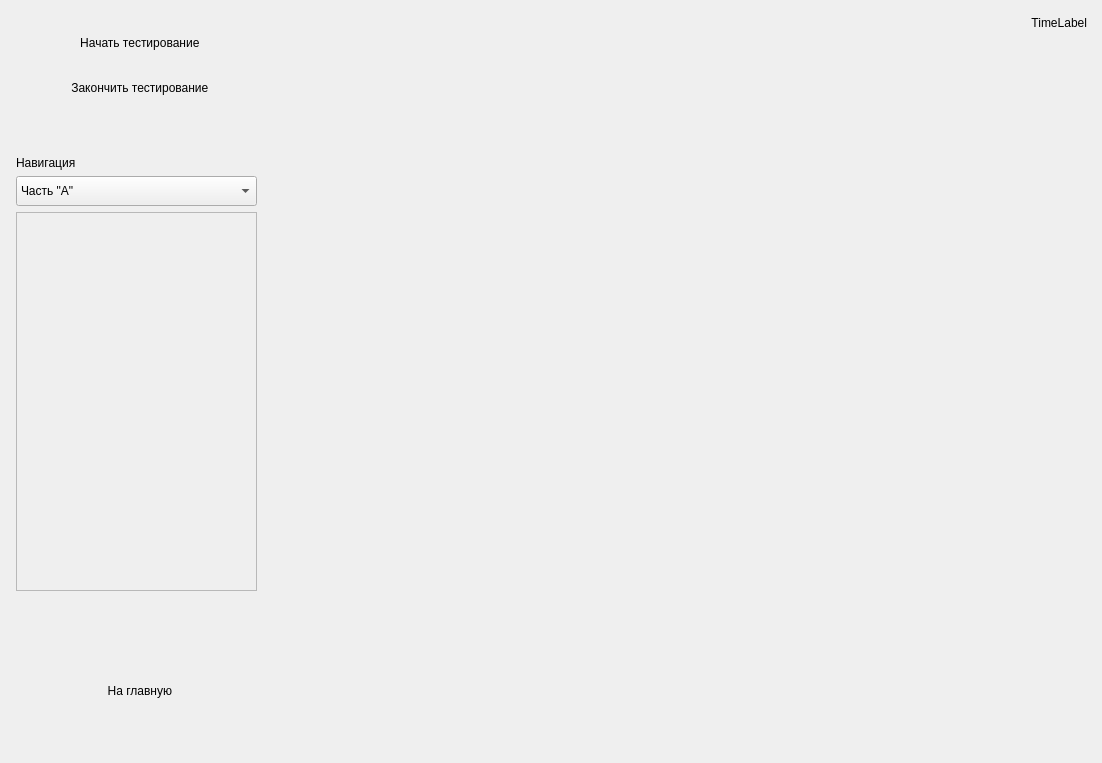
<?xml version="1.0" encoding="UTF-8"?>
<ui version="4.0">
 <class>TestingWidget</class>
 <widget class="QWidget" name="TestingWidget">
  <property name="geometry">
   <rect>
    <x>0</x>
    <y>0</y>
    <width>1102</width>
    <height>763</height>
   </rect>
  </property>
  <property name="windowTitle">
   <string>Form</string>
  </property>
  <layout class="QGridLayout" name="gridLayout">
   <property name="margin">
    <number>0</number>
   </property>
   <property name="spacing">
    <number>0</number>
   </property>
   <item row="0" column="1">
    <widget class="QWidget" name="contentWidget" native="true">
     <property name="sizePolicy">
      <sizepolicy hsizetype="Expanding" vsizetype="Expanding">
       <horstretch>0</horstretch>
       <verstretch>0</verstretch>
      </sizepolicy>
     </property>
     <property name="styleSheet">
      <string notr="true">* {
  background-color: #ffffff;
}
#contentWidgetSpacer
{
  background-color: #f4f5f9; 
  border: 2px solid #e2e3e5;
  border-radius: 5px;
}
#timeLabel
{
  text-align: right;
  font-size: 16px;
  font-family: Arial, sans-serif;
  font-weight: bold;
  color: #60616f;
}
#tabWidget::pane
{
  border: none;
}
#theoryTab, #practiceTab
{

  margin: 0px;
  padding: 0px;
  background-color: #f6f7f9;
}
#tabWidget::tab-bar
{
  border: 2px solid #e2e3e5;
  background-color: #e2e3e5;
}
#tabWidget &gt;  QTabBar::tab
{
  margin-left: -5px;
  border: 2px solid #e2e3e5;
  border-radius: 5px;
  background-color: #e2e3e5;
  font-size: 14px;
  font-family: Arial, sans-serif;
  font-weight: bold;
  color: #60616f;
  width: 100px;
  height: 20px;
}
#tabWidget &gt;  QTabBar::tab:first
{
  margin-left: 0px;
}
#tabWidget &gt;  QTabBar::tab:selected
{
  background-color: #f6f7f9;
  border: 2px solid #f6f7f9;
}</string>
     </property>
     <layout class="QVBoxLayout" name="verticalLayout">
      <property name="leftMargin">
       <number>15</number>
      </property>
      <property name="topMargin">
       <number>5</number>
      </property>
      <property name="rightMargin">
       <number>15</number>
      </property>
      <property name="bottomMargin">
       <number>5</number>
      </property>
      <item>
       <widget class="QLabel" name="timeLabel">
        <property name="sizePolicy">
         <sizepolicy hsizetype="Expanding" vsizetype="Fixed">
          <horstretch>0</horstretch>
          <verstretch>0</verstretch>
         </sizepolicy>
        </property>
        <property name="minimumSize">
         <size>
          <width>0</width>
          <height>35</height>
         </size>
        </property>
        <property name="maximumSize">
         <size>
          <width>16777215</width>
          <height>35</height>
         </size>
        </property>
        <property name="text">
         <string>TimeLabel</string>
        </property>
        <property name="alignment">
         <set>Qt::AlignRight|Qt::AlignTrailing|Qt::AlignVCenter</set>
        </property>
       </widget>
      </item>
      <item>
       <widget class="QWidget" name="contentWidgetSpacer" native="true"/>
      </item>
      <item>
       <widget class="QStackedWidget" name="answerWidget">
        <property name="sizePolicy">
         <sizepolicy hsizetype="Expanding" vsizetype="Maximum">
          <horstretch>0</horstretch>
          <verstretch>0</verstretch>
         </sizepolicy>
        </property>
        <property name="minimumSize">
         <size>
          <width>0</width>
          <height>180</height>
         </size>
        </property>
        <property name="maximumSize">
         <size>
          <width>16777215</width>
          <height>180</height>
         </size>
        </property>
        <property name="styleSheet">
         <string notr="true">#answerPage_A &gt; QGroupBox::title {
  font-size: 14px;
  font-family: Arial, sans-serif;
  font-weight: bold;
  color: #909090;  
}
#answerPage_B QLabel {
  font-size: 14px;
  font-family: Arial, sans-serif;
  font-weight: bold;
  color: #909090;  
}
</string>
        </property>
        <property name="currentIndex">
         <number>1</number>
        </property>
        <widget class="QWidget" name="answerPage_A"/>
        <widget class="QWidget" name="answerPage_B"/>
        <widget class="QWidget" name="answerPage_C"/>
       </widget>
      </item>
     </layout>
    </widget>
   </item>
   <item row="0" column="0">
    <widget class="QWidget" name="menuWidget" native="true">
     <property name="sizePolicy">
      <sizepolicy hsizetype="Expanding" vsizetype="Expanding">
       <horstretch>0</horstretch>
       <verstretch>0</verstretch>
      </sizepolicy>
     </property>
     <property name="maximumSize">
      <size>
       <width>273</width>
       <height>16777215</height>
      </size>
     </property>
     <property name="styleSheet">
      <string notr="true">#menuWidget {
  background-color: #f4f5f9;
  border-right: 2px solid #bbbbbb;
  margin: 0px;
  padding: 0px;
}

#menuWidget {
  background-color: #f4f5f9;
}
#menuWidget &gt; QWidget
{
  margin-left: 9px;
  margin-right: 9px;

  border-right: 2px solid #bbbbbb;
  font-size: 16px;
  font-family: Arial, sans-serif;
  font-weight: bold;
  color: #60616f;
}
#menuWidget &gt; QPushButton {
  margin: 0px;
  text-align: left;
  border: none;
  border-top: 1px solid #d0d1d4;
  border-bottom: 1px solid #d0d1d4;
  
  margin-right: 2px;
  padding-left: 5px;
}
#menuWidget &gt; QPushButton:hover {
  background-color: #c6e4f0;
  border-top: 1px solid #b2c6ce;
  border-bottom: 1px solid #b2c6ce;
}
#menuWidget &gt; QPushButton:pressed {
  padding-top: 1px;
}</string>
     </property>
     <layout class="QVBoxLayout" name="verticalLayout_4">
      <property name="spacing">
       <number>0</number>
      </property>
      <property name="margin">
       <number>0</number>
      </property>
      <item>
       <spacer name="verticalSpacer_4">
        <property name="orientation">
         <enum>Qt::Vertical</enum>
        </property>
        <property name="sizeType">
         <enum>QSizePolicy::Fixed</enum>
        </property>
        <property name="sizeHint" stdset="0">
         <size>
          <width>20</width>
          <height>20</height>
         </size>
        </property>
       </spacer>
      </item>
      <item>
       <widget class="QPushButton" name="startTestButton">
        <property name="sizePolicy">
         <sizepolicy hsizetype="Expanding" vsizetype="Fixed">
          <horstretch>0</horstretch>
          <verstretch>0</verstretch>
         </sizepolicy>
        </property>
        <property name="minimumSize">
         <size>
          <width>0</width>
          <height>45</height>
         </size>
        </property>
        <property name="maximumSize">
         <size>
          <width>16777215</width>
          <height>45</height>
         </size>
        </property>
        <property name="text">
         <string>  Начать тестирование</string>
        </property>
        <property name="icon">
         <iconset resource="icons.qrc">
          <normaloff>:/icons/icons/start.png</normaloff>:/icons/icons/start.png</iconset>
        </property>
        <property name="iconSize">
         <size>
          <width>36</width>
          <height>36</height>
         </size>
        </property>
        <property name="flat">
         <bool>true</bool>
        </property>
       </widget>
      </item>
      <item>
       <widget class="QPushButton" name="stopTestButton">
        <property name="sizePolicy">
         <sizepolicy hsizetype="Expanding" vsizetype="Fixed">
          <horstretch>0</horstretch>
          <verstretch>0</verstretch>
         </sizepolicy>
        </property>
        <property name="minimumSize">
         <size>
          <width>0</width>
          <height>45</height>
         </size>
        </property>
        <property name="maximumSize">
         <size>
          <width>16777215</width>
          <height>45</height>
         </size>
        </property>
        <property name="text">
         <string>  Закончить тестирование</string>
        </property>
        <property name="icon">
         <iconset resource="icons.qrc">
          <normaloff>:/icons/icons/stop.png</normaloff>:/icons/icons/stop.png</iconset>
        </property>
        <property name="iconSize">
         <size>
          <width>36</width>
          <height>36</height>
         </size>
        </property>
        <property name="flat">
         <bool>true</bool>
        </property>
       </widget>
      </item>
      <item>
       <spacer name="verticalSpacer">
        <property name="orientation">
         <enum>Qt::Vertical</enum>
        </property>
        <property name="sizeType">
         <enum>QSizePolicy::Fixed</enum>
        </property>
        <property name="sizeHint" stdset="0">
         <size>
          <width>20</width>
          <height>30</height>
         </size>
        </property>
       </spacer>
      </item>
      <item>
       <widget class="QWidget" name="navigationWidget" native="true">
        <property name="styleSheet">
         <string notr="true">#navigationWidget
{
  background-color: #ffffff;
  border: 2px solid #d0d1d4;
  border-radius: 5px;

}
#navigationWidget QWidget
{
  font-size: 16px;
  font-family: Arial, sans-serif;
  font-weight: bold;
  color: #60616f;
}
#navigationWidget &gt; #label
{
  background-color: #ffffff;
  text-align: left;
  border: none;
  font-size: 13px;
  font-family: Arial, sans-serif;
  font-weight: bold;
  color: #60616f;
}

#navigationWidget &gt; QComboBox {
  border: 2px solid #e6e6e9;
  border-radius: 5px;
  background-color: qlineargradient(spread:pad, x1:0.511, y1:0, x2:0.510955, y2:1, stop:0   rgba(255, 255, 255, 255), stop:0.943182 rgba(245, 246, 249, 255));
  padding-left: 10px;
}
#navigationWidget &gt; QComboBox::down-arrow {
  border: none;
  border-radius: 5px;
  background-color: qlineargradient(spread:pad, x1:0.511, y1:0, x2:0.510955, y2:1, stop:0   rgba(255, 255, 255, 255), stop:0.943182 rgba(245, 246, 249, 255));
}
#navigationWidget &gt; QComboBox::drop-down {
  width: 25px;
  border: none;
  border-radius: 0px;
  background-color: qlineargradient(spread:pad, x1:0.511, y1:0, x2:0.510955, y2:1, stop:0   rgba(255, 255, 255, 255), stop:0.943182 rgba(245, 246, 249, 255));
  border-left: 2px solid #d6d7da;
  margin: 4px 0px;
}
#navigationWidget &gt; QComboBox:hover {
  background-color: qlineargradient(spread:pad, x1:0.511, y1:0, x2:0.510955, y2:1, stop:0   rgba(255, 255, 255, 255), stop:0.943182 rgba(245, 246, 249, 255));
  border-radius: 5px;
}

#navigationWidget &gt; QComboBox QAbstractItemView, QComboBox QAbstractItemView::item  {
  background-color: qlineargradient(spread:pad, x1:0.511, y1:0, x2:0.510955, y2:1, stop:0   rgba(255, 255, 255, 255), stop:0.943182 rgba(245, 246, 249, 255));
  border: 1px solid #ecedef;
  border-radius: 5px;
  padding-left: 10px;
  selection-background-color: #c6e4f0;
 }

#navigationWidget &gt; QComboBox QAbstractItemView::item:hover  {
  background-color: #c6e4f0;
  selection-background-color: #c6e4f0;
 }

#navigationWidget QScrollArea {
  border: 2px solid #ecedef;
  border-radius: 5px;  
}

#navigationWidget QScrollBar {
  background-color: #ffffff;
  border: none;
}
#navigationWidget QScrollBar::handle {
  border: 2px solid #ecedef;
  border-radius: 5px;
  background-color: #f4f5f9;
}
#navigationWidget QScrollBar::up-arrow{
  border: none;
  background-color: white;
  width: 0px;
  height: 0px;
}
#navigationWidget QScrollBar::down-arrow{
  border: none;
  background-color: white;
  width: 0px;
  height: 0px;
}
#scrollAreaWidgetContents &gt;  QWidget
{
  padding: 0px;
  margin: 0px;
 
  text-align: left;
  border: none;
  border-top: 1px solid #d0d1d4;
  border-bottom: 1px solid #d0d1d4;
  height: 45px;

  font-size: 16px;
  font-family: Arial, sans-serif;
  font-weight: bold;
  color: #60616f;

  background-color: #f4f5f9;

  padding-left: 5px;
}
#scrollAreaWidgetContents QPushButton
{
  border: none;
  padding-left: 5px;
  text-align: left;
}

#scrollAreaWidgetContents QToolButton {
  margin: 0px;
  padding: 0px;

  border: none;
  background-image: url(:/icons/icons/help.png);
  background-repeat: none;
  background-clip: border;
}
#scrollAreaWidgetContents QToolButton:hover {
  margin: -4px;
  padding: 0px;
  border: 2px solid #d0d1d4;
  border-radius: 2px;
}

#scrollAreaWidgetContents &gt; QWidget:hover {
  background-color: #c6e4f0;
  border-top: 1px solid #b2c6ce;
  border-bottom: 1px solid #b2c6ce;
}
#scrollAreaWidgetContents &gt; QWidget:pressed {
  padding-top: 1px;
}</string>
        </property>
        <layout class="QVBoxLayout" name="verticalLayout_2">
         <property name="spacing">
          <number>6</number>
         </property>
         <property name="leftMargin">
          <number>16</number>
         </property>
         <property name="topMargin">
          <number>16</number>
         </property>
         <property name="rightMargin">
          <number>16</number>
         </property>
         <property name="bottomMargin">
          <number>7</number>
         </property>
         <item>
          <widget class="QLabel" name="label">
           <property name="text">
            <string>Навигация</string>
           </property>
          </widget>
         </item>
         <item>
          <widget class="QComboBox" name="comboBoxNavigation">
           <property name="minimumSize">
            <size>
             <width>0</width>
             <height>30</height>
            </size>
           </property>
           <property name="maximumSize">
            <size>
             <width>16777215</width>
             <height>30</height>
            </size>
           </property>
           <property name="styleSheet">
            <string notr="true"/>
           </property>
           <item>
            <property name="text">
             <string>Часть &quot;А&quot;</string>
            </property>
           </item>
           <item>
            <property name="text">
             <string>Часть &quot;B&quot;</string>
            </property>
           </item>
           <item>
            <property name="text">
             <string>Часть &quot;C&quot;</string>
            </property>
           </item>
          </widget>
         </item>
         <item>
          <widget class="QScrollArea" name="NavigationScrollArea">
           <property name="styleSheet">
            <string notr="true"/>
           </property>
           <property name="horizontalScrollBarPolicy">
            <enum>Qt::ScrollBarAlwaysOff</enum>
           </property>
           <property name="widgetResizable">
            <bool>true</bool>
           </property>
           <widget class="QWidget" name="scrollAreaWidgetContents">
            <property name="geometry">
             <rect>
              <x>0</x>
              <y>0</y>
              <width>237</width>
              <height>373</height>
             </rect>
            </property>
           </widget>
          </widget>
         </item>
        </layout>
        <zorder>comboBoxNavigation</zorder>
        <zorder>NavigationScrollArea</zorder>
        <zorder>label</zorder>
       </widget>
      </item>
      <item>
       <spacer name="verticalSpacer_2">
        <property name="orientation">
         <enum>Qt::Vertical</enum>
        </property>
        <property name="sizeType">
         <enum>QSizePolicy::Preferred</enum>
        </property>
        <property name="sizeHint" stdset="0">
         <size>
          <width>20</width>
          <height>70</height>
         </size>
        </property>
       </spacer>
      </item>
      <item>
       <widget class="QPushButton" name="exitPushButton">
        <property name="sizePolicy">
         <sizepolicy hsizetype="Expanding" vsizetype="Fixed">
          <horstretch>0</horstretch>
          <verstretch>0</verstretch>
         </sizepolicy>
        </property>
        <property name="minimumSize">
         <size>
          <width>0</width>
          <height>45</height>
         </size>
        </property>
        <property name="maximumSize">
         <size>
          <width>16777215</width>
          <height>45</height>
         </size>
        </property>
        <property name="text">
         <string>  На главную</string>
        </property>
        <property name="icon">
         <iconset resource="icons.qrc">
          <normaloff>:/icons/icons/back.png</normaloff>:/icons/icons/back.png</iconset>
        </property>
        <property name="iconSize">
         <size>
          <width>36</width>
          <height>36</height>
         </size>
        </property>
        <property name="flat">
         <bool>true</bool>
        </property>
       </widget>
      </item>
      <item>
       <spacer name="verticalSpacer_3">
        <property name="orientation">
         <enum>Qt::Vertical</enum>
        </property>
        <property name="sizeType">
         <enum>QSizePolicy::Fixed</enum>
        </property>
        <property name="sizeHint" stdset="0">
         <size>
          <width>20</width>
          <height>50</height>
         </size>
        </property>
       </spacer>
      </item>
     </layout>
    </widget>
   </item>
  </layout>
 </widget>
 <resources>
  <include location="icons.qrc"/>
 </resources>
 <connections/>
</ui>
